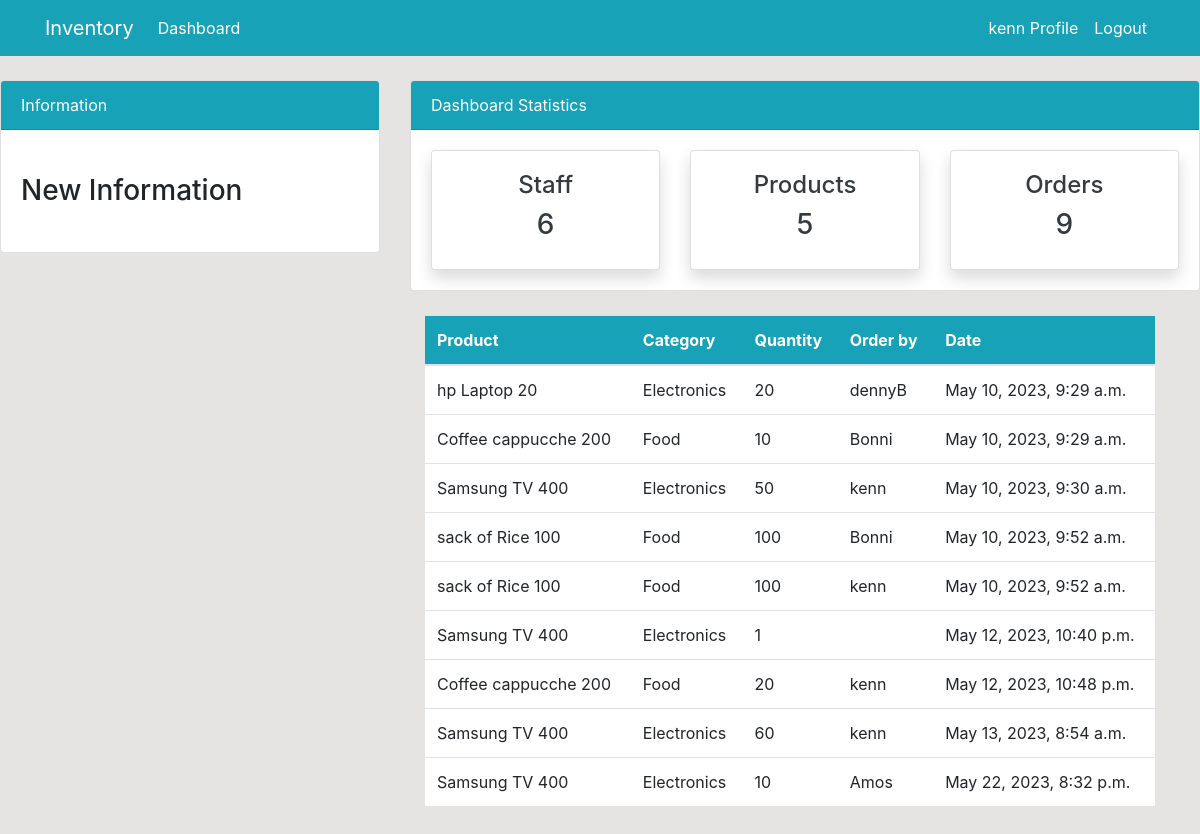
Page /order/ (signed in) on the earlier database version.
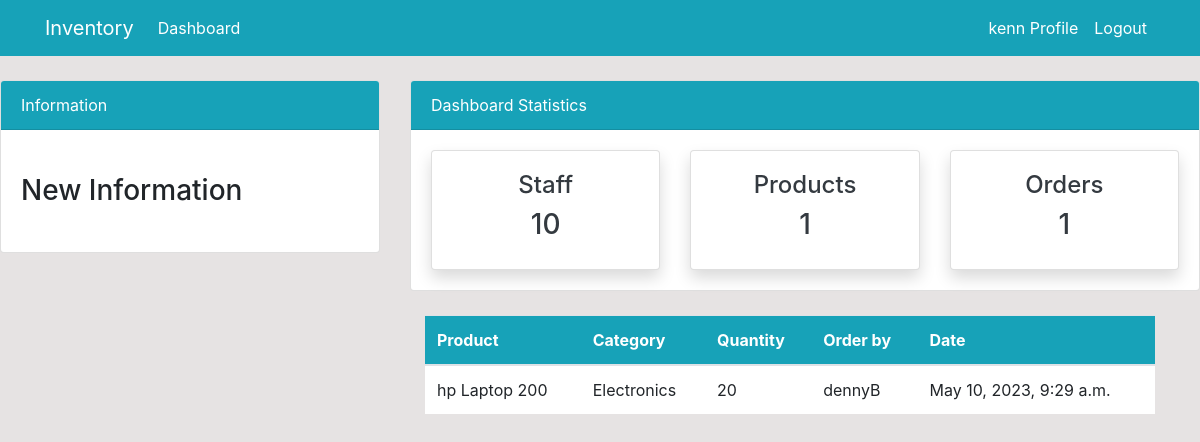
Same page on the later database version.
### dashboard/models.py (models this page shows, shortened)
class Order(models.Model):
    product = models.ForeignKey(Product, on_delete=models.CASCADE, null=True)
    staff = models.ForeignKey(User, models.CASCADE, null=True)
    order_quantity = models.PositiveIntegerField(null=True)
    date = models.DateTimeField(auto_now_add=True)
    class Meta:
        verbose_name_plural = 'Order'

class Product(models.Model):
    name = models.CharField(max_length=100, null=True)
    category = models.CharField(max_length=20, choices=CATEGORY, null=True)
    quantity = models.PositiveIntegerField(null=True)
    class Meta:
        verbose_name_plural = 'Product'
    def __str__(self):
        return f'{self.name} {self.quantity}'

### dashboard/views.py (the view)
# urls.py: path('order/', views.order, name='dashboard-order'),
@login_required(login_url='user-login')
def order(request):
    orders = Order.objects.all()
    orders_count = orders.count()
    workers_count = User.objects.all().count
    product_count = Product.objects.all().count()
    context = {
        'orders':orders,
        'workers_count': workers_count,
        'orders_count': orders_count,
        'product_count': product_count,
    }
    return render(request, 'dashboard/order.html', context)

### templates/dashboard/order.html (shortened to what this page needs)
{% extends 'partials/base.html' %}
{% block content %}
{% include 'partials/topnav.html' %}
 <div class="container">
    <div class="row my-4">
        <div class="col-md-4">
        </div>
        <div class="col-md-8">
            <table class="table bg-white">
                <thead class="bg-info">
                    <tr class="text-white">
                        <th scope="col">Product</th>
                        <th scope="col">Category</th>
                        <th scope="col">Quantity</th>
                        <th scope="col">Order by</th>
                        <th scope="col">Date</th>
                    </tr>
                </thead>
                <tbody>
                    {% for orders in orders %}
                    <tr>
                        <td>{{ orders.product }}</td>
                        <td>{{ orders.product.category }}</td>
                        <td>{{ orders.order_quantity }}</td>
                        <td>
                           {{ orders.staff.username }}
                        </td>
                        <td>
                            {{ orders.date}}
                         </td>
                    </tr>
                    {% endfor %}
                </tbody>
            </table>
        </div>
    </div>
</div>
{% endblock %}

Differences in the rows shown:
removed Order: product "Coffee cappucche 200", product.category "Food", order_quantity "10", staff.username "Bonni", date "May 10, 2023, 9:29 a.m."
removed Order: product "Samsung TV 400", product.category "Electronics", order_quantity "50", staff.username "kenn", date "May 10, 2023, 9:30 a.m."
removed Order: product "sack of Rice 100", product.category "Food", order_quantity "100", staff.username "Bonni", date "May 10, 2023, 9:52 a.m."
removed Order: product "sack of Rice 100", product.category "Food", order_quantity "100", staff.username "kenn", date "May 10, 2023, 9:52 a.m."
removed Order: product "Samsung TV 400", product.category "Electronics", order_quantity "1", date "May 12, 2023, 10:40 p.m."
removed Order: product "Coffee cappucche 200", product.category "Food", order_quantity "20", staff.username "kenn", date "May 12, 2023, 10:48 p.m."
removed Order: product "Samsung TV 400", product.category "Electronics", order_quantity "60", staff.username "kenn", date "May 13, 2023, 8:54 a.m."
removed Order: product "Samsung TV 400", product.category "Electronics", order_quantity "10", staff.username "Amos", date "May 22, 2023, 8:32 p.m."
changed through a linked row, Order "Electronics": product "hp Laptop 20" → "hp Laptop 200"
Other differences:
{{ workers_count }}: "6" → "10"
{{ product_count }}: "5" → "1"
{{ orders_count }}: "9" → "1"
